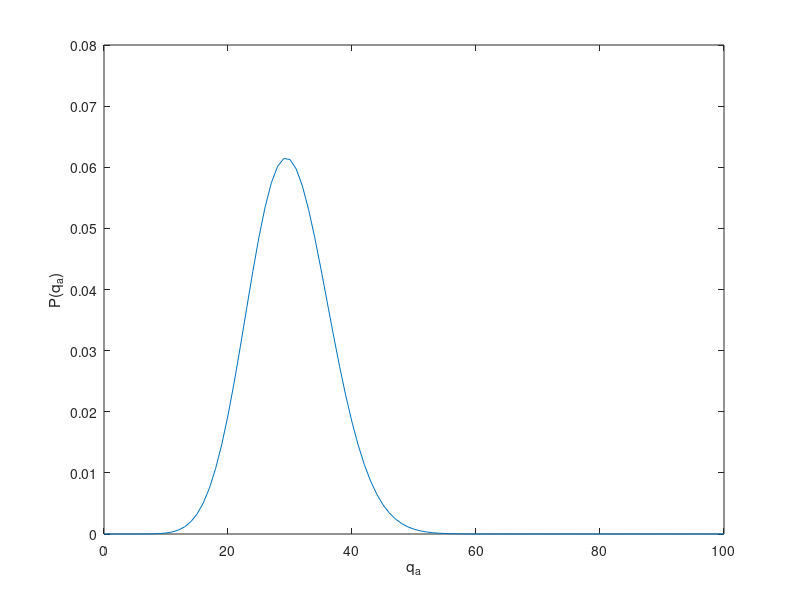

Write the MATLAB code that produced this figure.
% problem_g

% Setup
N = 101;

N_A = 30;
N_B = 70;

% Setup
q_a = zeros(1,N);
P = zeros(1,N);

% Make it so
q_b = 0;
for i = 1:N
    q_a(i) = 100 - q_b;
    P(i) = (nchoosek(q_a(i) + N_A - 1, q_a(i))*nchoosek(q_b + N_B - 1, q_b)) / nchoosek((q_a(i) + q_b) + (N_A + N_B) - 1, q_a(i) + q_b);
    q_b++;
end

%q_a
%P
plot(q_a, P);
xlabel('q_a');
ylabel('P(q_a)')


pause()

